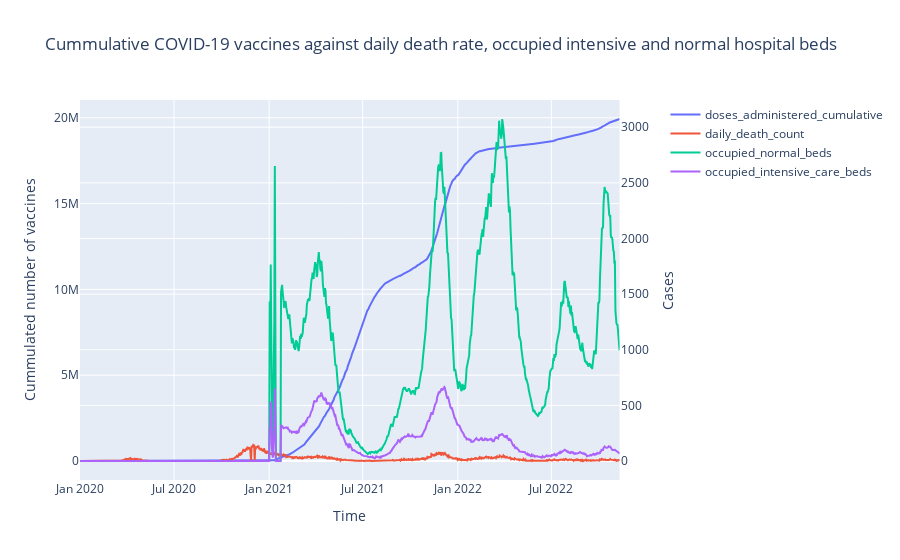

The code cell stored with this chart in its notebook:
### Code cell
# Create figure with secondary y-axis
fig = make_subplots(specs=[[{"secondary_y": True}]])

# Add traces
fig.add_trace(
    go.Scatter(x=final.index, y=final['doses_administered_cumulative'], name="doses_administered_cumulative"),
    secondary_y=False,
)

fig.add_trace(
    go.Scatter(x=final.index, y=final['daily_death_count'], name="daily_death_count"),
    secondary_y=True,
)


fig.add_trace(
    go.Scatter(x=final.index, y=final['occupied_normal_beds'], name="occupied_normal_beds"),
    secondary_y=True,
)

fig.add_trace(
    go.Scatter(x=final.index, y=final['occupied_intensive_care_beds'], name="occupied_intensive_care_beds"),
    secondary_y=True,
)


# Add figure title
fig.update_layout(
    title_text="Cummulative COVID-19 vaccines against daily death rate, occupied intensive and normal hospital beds "
)

# Set x-axis title
fig.update_xaxes(title_text="Time")

# Set y-axes titles
fig.update_yaxes(title_text="Cummulated number of vaccines", secondary_y=False)
fig.update_yaxes(title_text="Cases", secondary_y=True)

fig.show()

### Figure 1 — Plotly figure (JSON) as saved in the notebook; plotly's stock layout.template omitted (floating-point values rounded to 4 significant figures; data arrays with more than 128 entries replaced by an {"elided": "..."} marker saying what was removed)
{"data": [{"name": "doses_administered_cumulative", "type": "scatter", "x": {"elided": "1045 str values"}, "xaxis": "x", "y": {"elided": "1045 int values"}, "yaxis": "y"}, {"name": "daily_death_count", "type": "scatter", "x": {"elided": "1045 str values"}, "xaxis": "x", "y": {"elided": "1045 int values"}, "yaxis": "y2"}, {"name": "occupied_normal_beds", "type": "scatter", "x": {"elided": "1045 str values"}, "xaxis": "x", "y": {"elided": "1045 int values"}, "yaxis": "y2"}, {"name": "occupied_intensive_care_beds", "type": "scatter", "x": {"elided": "1045 str values"}, "xaxis": "x", "y": {"elided": "1045 int values"}, "yaxis": "y2"}], "layout": {"title": {"text": "Cummulative COVID-19 vaccines against daily death rate, occupied intensive and normal hospital beds "}, "xaxis": {"anchor": "y", "domain": [0, 0.94], "title": {"text": "Time"}}, "yaxis": {"anchor": "x", "domain": [0, 1], "title": {"text": "Cummulated number of vaccines"}}, "yaxis2": {"anchor": "x", "overlaying": "y", "side": "right", "title": {"text": "Cases"}}}}
